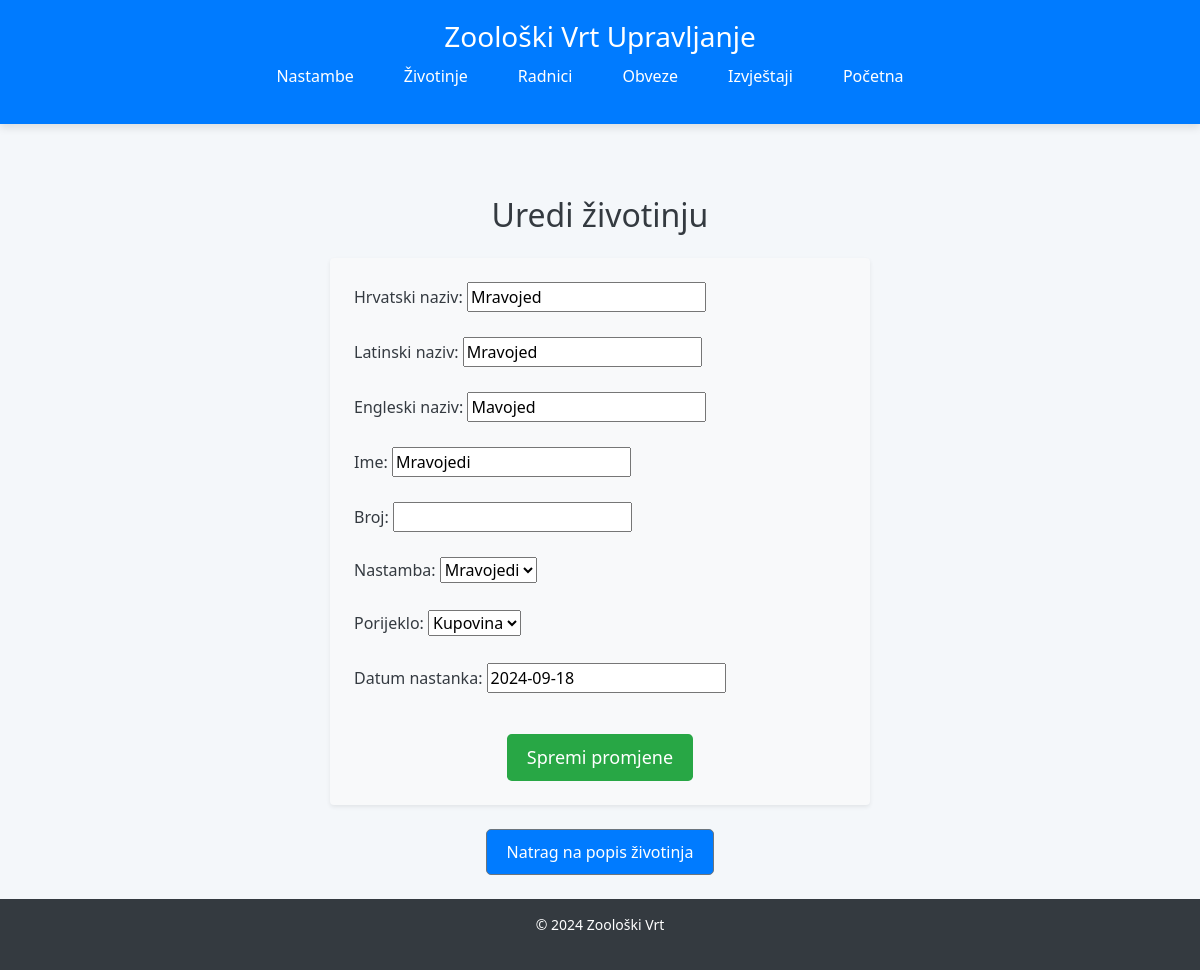
The page /zooloski/zivotinje/2/uredi/ on the database as committed earlier.
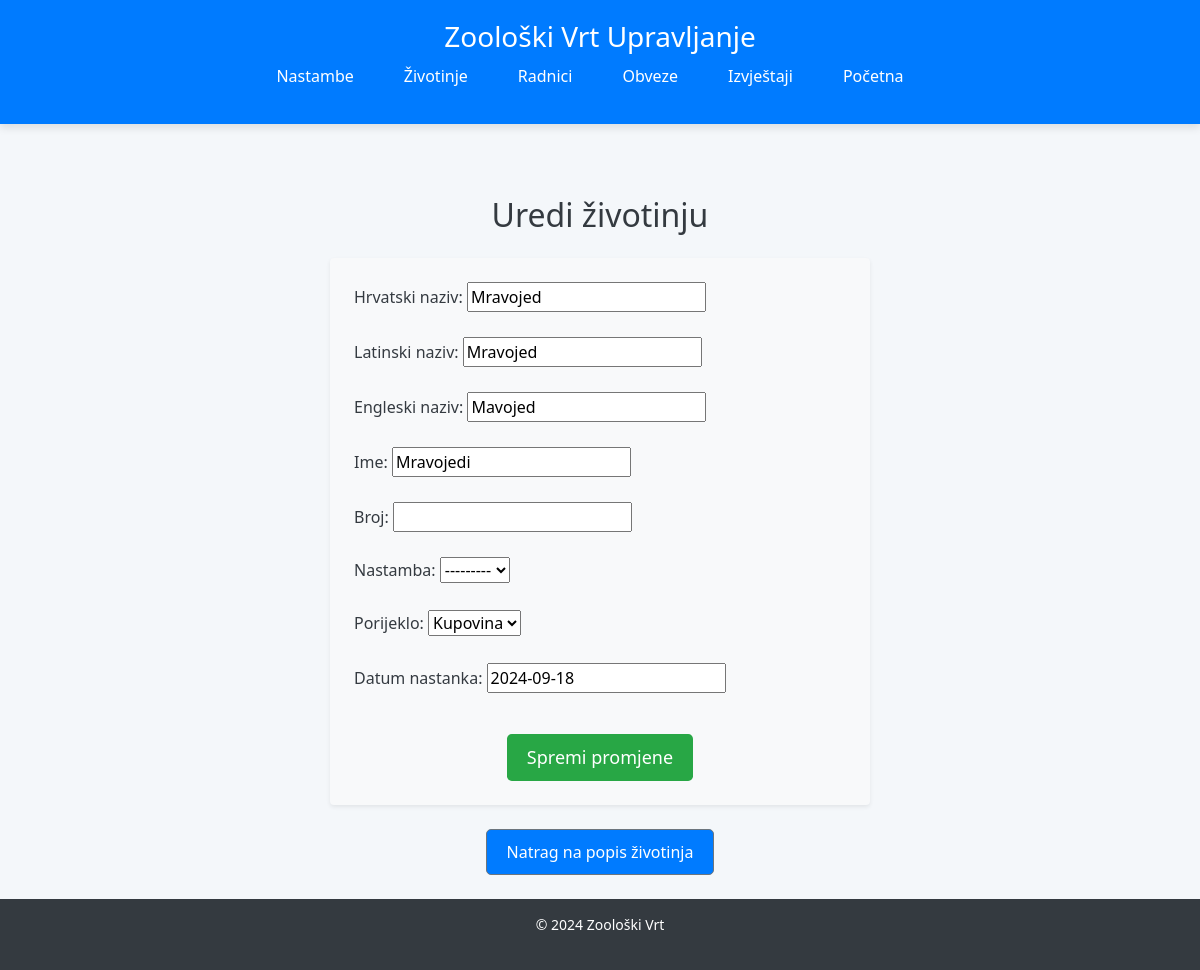
The same page on the database as committed later.
### Zooloski/models.py (models this page shows, shortened)
class Zivotinja(models.Model):
    class Meta:
        verbose_name = "Zivotinja"
        verbose_name_plural = "Zivotinje"
    hrvatski_naziv = models.CharField(max_length=255)
    latinski_naziv = models.CharField(max_length=255)
    engleski_naziv = models.CharField(max_length=255)
    ime = models.CharField(max_length=255, blank=True, null=True)
    broj = models.IntegerField(blank=True, null=True)  # for group animals
    nastamba = models.ForeignKey(Nastamba, on_delete=models.SET_NULL, null=True)
    porijeklo = models.CharField(max_length=50, choices=[
        ('Kupovina', 'Kupovina'),
        ('Donacija', 'Donacija'),
        ('Rođenje', 'Rođenje'),
    ])
    datum_nastanka = models.DateField()
    arhiviran = models.BooleanField(default=False)  # for archived animals (dead)

class Nastamba(models.Model):
    class Meta:
        verbose_name = "Nastamba"
        verbose_name_plural = "Nastambe"
    BROJ_CHOICES = [
        ('Mračna', 'Mračna'),
        ('Grijana', 'Grijana'),
        ('Osunčana', 'Osunčana'),
    ]
    id = models.AutoField(primary_key=True)
    vrsta = models.CharField(max_length=50, choices=BROJ_CHOICES)
    ime = models.CharField(max_length=100, blank=True, null=True)  # Opcionalno
    centralna_tocka_lat = models.FloatField()  # Latitude kao decimalna vrijednost
    centralna_tocka_lng = models.FloatField()  # Longitude kao decimalna vrijednost
    opis = models.TextField(blank=True, null=True)  # Možeš koristiti opisni tekst umjesto geometrije
    biljke = models.TextField(blank=True, null=True)
    stabla = models.TextField(blank=True, null=True)
    sekundarne_zivotinje = models.TextField(blank=True, null=True)
    evidencija_prisutnosti = models.BooleanField(default=False)  # Prisutnost slučajno/namjerno
    je_aktivna = models.BooleanField(default=True)
    def __str__(self):
        return self.ime or f'Nastamba {self.broj}'

### Zooloski/views.py (the view)
# urls.py: path('zivotinje/<int:id>/uredi/', views.zivotinja_update, name='zivotinja_update'),  # URL za uređivanje životinja
def zivotinja_update(request, id):
    zivotinja = get_object_or_404(Zivotinja, id=id)  # Dohvati životinju ili prikaži grešku 404
    if request.method == 'POST':
        form = ZivotinjaForm(request.POST, instance=zivotinja)
        if form.is_valid():
            form.save()
            return redirect('zivotinja_list')  # Nakon uređivanja, preusmjeri nazad na listu životinja
    else:
        form = ZivotinjaForm(instance=zivotinja)
    return render(request, 'zivotinja_form.html', {'form': form})

### Zooloski/forms.py
class ZivotinjaForm(forms.ModelForm):
    class Meta:
        model = Zivotinja
        fields = ['hrvatski_naziv', 'latinski_naziv', 'engleski_naziv', 'ime', 'broj', 'nastamba', 'porijeklo', 'datum_nastanka']

### Zooloski/templates/zivotinja_form.html (shortened to what this page needs)
{% extends 'base.html' %}
{% block content %}
<div class="container mt-5">
    <h2 class="text-center mb-4">{{ form.instance.pk|yesno:"Uredi životinju,Dodaj novu životinju" }}</h2>
    <form method="POST" class="p-4 shadow-sm bg-light rounded">
        {{ form.as_p }}
        <div class="text-center">
            <button type="submit" class="btn btn-success btn-lg mt-3">{{ form.instance.pk|yesno:"Spremi promjene,Spremi" }}</button>
        </div>
    </form>
    <div class="text-center mt-4">
        <a href="{% url 'zivotinja_list' %}" class="btn btn-secondary">Natrag na popis životinja</a>
    </div>
</div>
{% endblock %}

Rows that differ between the two databases and show on the page:
changed Zivotinja "Uredi životinju": nastamba "Mravojedi" → "---------"
